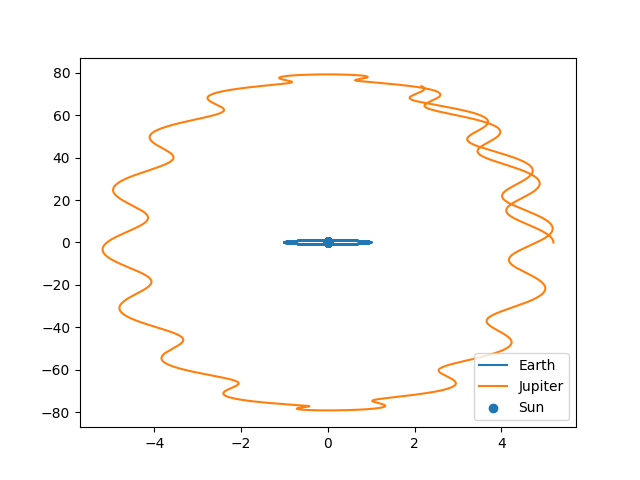

Source code (Python):
import numpy as np
import matplotlib.pyplot as plt

N = 100000 # Integration points
FinalTime = 10.0 # Years
GM_sun = 4*np.pi**2 # [AU³/yr²] Gravitational Constant * Mass of the Sun
dt = FinalTime/N
t = np.linspace(0,FinalTime,N)

M_sun = 2e+30 # kg
# Masses relative to solar mass (https://en.wikipedia.org/wiki/Planetary_mass#cite_note-maia.usno.navy.mil-15)
m_earth = 3.04e-06
m_jupiter = 954.79e-6

# Distance to Sun in AU
x_earth = 1.
x_jupiter = 5.2

# Initial positions
r_sun_0 = np.array([0,0])
r_earth_0 = np.array([x_earth,0])
r_jupiter_0 = np.array([x_jupiter,0])

# Initial velocities
v_sun_0 = np.array([0,0])
v_earth_0 = np.array([0,2*np.pi])
v_jupiter_0 = np.array([0,2*np.pi*x_jupiter/12])

# Setting up vectors for storing position and velocity
r_sun = np.zeros((N,2)); r_sun[0,:] = r_sun_0
r_earth = np.zeros((N,2)); r_earth[0,:] = r_earth_0
r_jupiter = np.zeros((N,2)); r_jupiter[0,:] = r_jupiter_0
v_sun = np.zeros((N,2)); v_sun[0,:] = v_sun_0
v_earth = np.zeros((N,2)); v_earth[0,:] = v_earth_0
v_jupiter = np.zeros((N,2)); v_jupiter[0,:] = v_jupiter_0

"""
# Euler Forward
for i in range(1,N):
    r_E_J = r_earth[i-1,:] - r_jupiter[i-1,:]
    distance_E_J = np.linalg.norm(r_E_J)
    a_earth = - GM_sun/x_earth**3*r_earth[i-1,:] + GM_sun*m_jupiter/distance_E_J**3*r_E_J
    a_jupiter = - GM_sun/x_jupiter**3*r_jupiter[i-1,:] - GM_sun*m_earth/distance_E_J**3*r_E_J
    r_earth[i,:] = r_earth[i-1,:] + dt*v_earth[i-1,:]
    v_earth[i,:] = v_earth[i-1,:] + dt*a_earth
    r_jupiter[i,:] = r_jupiter[i-1,:] + dt*v_jupiter[i-1,:]
    v_jupiter[i,:] = v_jupiter[i-1,:] + dt*a_jupiter

plt.plot(r_earth[:,0],r_earth[:,1],label='Earth')
plt.plot(r_jupiter[:,0], r_jupiter[:,1],label='Jupiter')
plt.scatter(r_sun[:,0],r_sun[:,0],label='Sun')
plt.legend()
plt.show()
"""

# Velocity Verlet
r_E_J = r_jupiter[0,:] - r_earth[0,:]
distance_E_J = np.linalg.norm(r_E_J)
a_earth_new = - GM_sun/x_earth**3*r_earth[0,:] - GM_sun*m_jupiter/distance_E_J**3*r_E_J
a_jupiter_new = - GM_sun/x_jupiter**3*r_jupiter[0,:] - GM_sun*m_earth/distance_E_J**3*(-r_E_J)
for i in range(1,N):
    a_earth = a_earth_new
    a_jupiter = a_jupiter_new
    r_earth[i,:] = r_earth[i-1,:] + dt*v_earth[i-1,:] + 0.5*dt**2*a_earth
    r_jupiter[i,:] = r_jupiter[i-1,:] + dt*v_jupiter[i-1,:] + 0.5*dt**2*a_jupiter
    r_E_J = r_earth[i,:] - r_jupiter[i,:]
    distance_E_J = np.linalg.norm(r_E_J)
    a_earth_new = - GM_sun/np.linalg.norm(r_earth[i,:])**3*r_earth[i,:] - GM_sun*m_jupiter/distance_E_J**3*r_E_J
    a_jupiter_new = - GM_sun/np.linalg.norm(r_jupiter[i,:])**3*r_jupiter[i,:] - GM_sun*m_earth/distance_E_J**3*(-r_E_J)
    v_earth[i,:] = v_earth[i-1,:] + 0.5*dt*(a_earth_new + a_earth)
    v_jupiter[i,:] = v_jupiter[i-1,:] + 0.5*dt*(a_jupiter_new + a_jupiter)

plt.plot(r_earth[:,0],r_earth[:,1],label='Earth')
plt.plot(r_jupiter[:,0], r_jupiter[:,1],label='Jupiter')
plt.scatter(r_sun[:,0],r_sun[:,0],label='Sun')
plt.legend()
plt.show()
